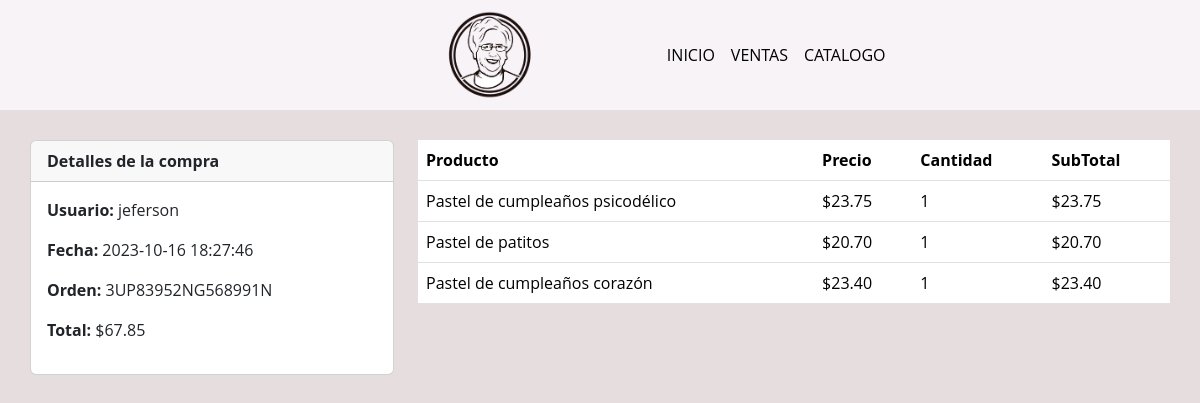
The page /admin/detalles_ventas.php?orden=3UP83952NG568991N on the database its author committed.
### tables this page shows
CREATE TABLE `compra` (
  `id` int(11) NOT NULL,
  `id_transaccion` varchar(20) NOT NULL,
  `fecha` datetime NOT NULL,
  `status` varchar(20) NOT NULL,
  `email` varchar(70) NOT NULL,
  `id_cliente` varchar(20) NOT NULL,
  `total` decimal(10,2) NOT NULL
);

CREATE TABLE `detalle_compra` (
  `id` int(11) NOT NULL,
  `id_compra` int(11) NOT NULL,
  `id_producto` int(11) NOT NULL,
  `titulo` varchar(200) NOT NULL,
  `precio` decimal(10,2) NOT NULL,
  `cantidad` int(11) NOT NULL
);

### admin/detalles_ventas.php (the view, shortened to what this page needs)
<?php
$orden=$_GET['orden']??null;
$db= new DataBase();
$con=$db->conectar();
$sqlcompra=$con->prepare('SELECT * FROM compra WHERE id_transaccion =? LIMIT 1');
$sqlcompra->execute([$orden]);
$rowcompra = $sqlcompra->fetch(PDO::FETCH_ASSOC);
$idcompra=$rowcompra['id'];
$sqldetalles=$con->prepare('SELECT * FROM detalle_compra WHERE id_compra =?');
$sqldetalles->execute([$idcompra]);
?>
<!DOCTYPE html>
<html lang="en">
<head>
    <link href="https://cdn.jsdelivr.net/npm/bootstrap@5.3.2/dist/css/bootstrap.min.css" rel="stylesheet">
    <link rel="stylesheet" href="../CSS1/estilospagina.css">
</head>
     <header>
        <div class="navbar navbar-expand-lg">
            <div class="container">
                <a href="#" class="navbar-brand" id="logo">
                    <img src="../wed/imagenes/logotipoabuela.png">
                </a>
                <div class="collapse navbar-collapse" id="navbarHeader">
                    <ul class="navbar-nav me-auto mb-2 mb-lg-0">
                        <li class="nav-item">
                            <a href="miniProyecto.php" class="nav-link active">INICIO</a>
                        </li>
                        <li class="nav-item">
                            <a href="ventas.php" class="nav-link active">VENTAS</a>
                        </li>
                        <li class="nav-item">
                            <a href="../catalogoAdmin/index.php" class="nav-link active">CATALOGO</a>
                        </li>
                    </ul>
                </div>
            </div>
        </div>
    </header>
    <body>
    <main>
        <div class="container">
            <div class="row">
                <div class="col-12 col-md-4">
                    <div class="card md-3">
                        <div class="card-header">
                            <strong>Detalles de la compra</strong>
                        </div>
                        <div class="card-body">
                         <p><strong>Usuario: </strong><?php echo $rowcompra['id_cliente'];?></p>
                            <p><strong>Fecha: </strong><?php echo $rowcompra['fecha'];?></p>
                            <p><strong>Orden: </strong><?php echo $rowcompra['id_transaccion'];?></p>
                            <p><strong>Total: </strong><?php echo MONEDA . number_format( $rowcompra['total'],2,'.',',');?></p>
                        </div>
                    </div>
                </div>
                <div class="col-12 col-md-8">
                    <div class="table-responsive">
                        <table class="table">
                            <thead>
                                <tr>
                                    <th>Producto</th>
                                    <th>Precio</th>
                                    <th>Cantidad</th>
                                    <th>SubTotal</th>
                                </tr>
                            </thead>
                            <tbody>
                                <?php while($row=$sqldetalles->fetch(PDO::FETCH_ASSOC)){
                                    $precio=$row['precio'];
                                    $cantidad=$row['cantidad'];
                                    $subtotal=$precio * $cantidad;
                                    ?>
                                    <tr>
                                        <td><?php echo $row['titulo']?></td>
                                        <td><?php echo MONEDA . number_format($precio,2,'.',',') ?></td>
                                        <td><?php echo $cantidad ?></td>
                                        <td><?php echo MONEDA .''. number_format($subtotal,2,'.',',') ?></td>
                                    </tr>
                                   <?php }?>
                            </tbody>
                        </table>
                    </div>
                </div>
            </div>
        </div>
    </main>
</body>
</html>

### CSS1/estilospagina.css (style rules this page uses)
* { margin: 0; padding: 0; box-sizing: border-box; font-family: 'Open Sans', sans-serif; }
main>.container { padding: 30px 0; }
body { background-color: #e6ddde; }
header { display: flex; height: 110px; background-color: #f7f3f7; justify-content: center; align-items: center; padding-left: 10px; }
#navbarHeader { margin-left: 30%; gap: 45px; }
#logo img { gap: 20px; width: 90px; height: 90px; margin-left: 20px; }
.reporte, a { text-decoration: none; color: black; }

### rows shown on the page
compra: id_cliente "jeferson", fecha "2023-10-16 18:27:46", id_transaccion "3UP83952NG568991N", total "67.85"
detalle_compra: titulo "Pastel de cumpleaños psicodélico", precio "23.75", cantidad "1"
detalle_compra: titulo "Pastel de patitos", precio "20.70", cantidad "1"
detalle_compra: titulo "Pastel de cumpleaños corazón", precio "23.40", cantidad "1"

### other values the page prints
MONEDA "$"
